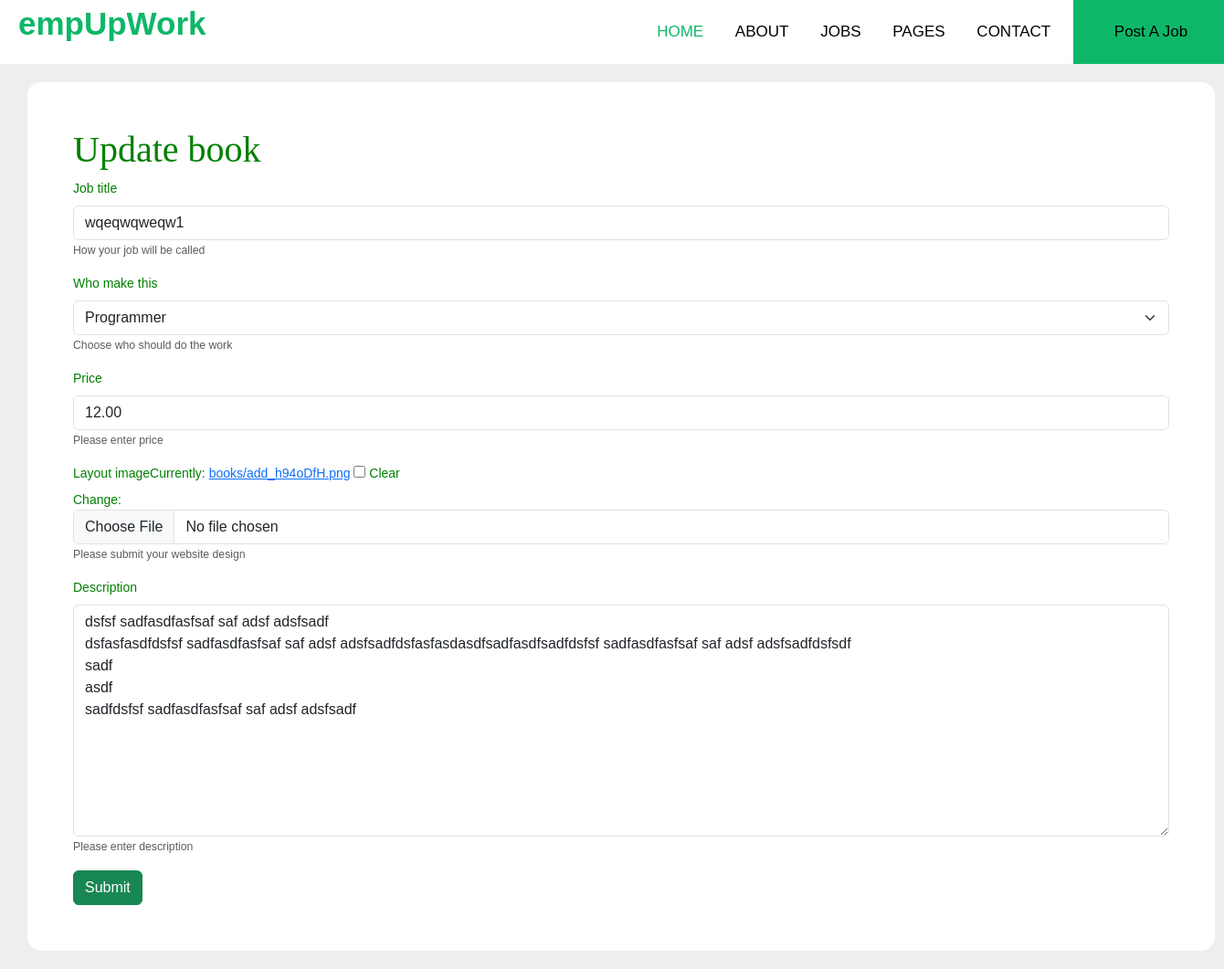
The app's page /books/update_book/7 (signed in) with its own data.
### books/models.py (models this page shows, shortened)
class Books(models.Model):
    title: str = models.CharField(max_length=100)
    description: str = models.TextField(max_length=500)
    author: User = models.ForeignKey(User, on_delete=models.SET_NULL,
                                     null=True, blank=True)
    genre: str = models.CharField(max_length=25)
    is_available: bool = models.BooleanField(default=True)
    price: float = models.DecimalField(max_digits=5, decimal_places=2)
    created: datetime = models.DateTimeField(auto_now_add=True)
    image = models.ImageField(
        default='books/book_default_img.png', upload_to="books")
    objects = models.Manager()  # default
    c_objects = BooksManager()  # custom manager

### books/views.py (the view)
# urls.py: path("update_book/<int:pk>", BookUpdateView.as_view(), name="update_book"),
class BookUpdateView(UserPassesTestMixin, LoginRequiredMixin, UpdateView):
    modal = Books
    form_class = BookForm
    template_name = 'update_book.html'
    success_url = '/books/'
    def get_queryset(self):
        return Books.objects.filter(id=self.kwargs['pk'])
    def test_func(self):
        book = self.get_object()
        if self.request.user == book.author:
            return True
        return False

### books/forms.py
class BookForm(forms.ModelForm):
    title = forms.CharField(max_length=255, label="Job title",
                            help_text="How your job will be called")
    genre = forms.CharField(max_length=255, label="Who make this", help_text="Choose who should do the work",
                            widget=forms.Select(choices=genre_choices))
    price = forms.DecimalField(max_digits=55, decimal_places=2, label="Price",
                               help_text="Please enter price")
    image = forms.ImageField(required=False, label="Layout image",
                             help_text="Please submit your website design")
    description = forms.CharField(max_length=300, label="Description", help_text="Please enter description",
                                  widget=forms.Textarea(attrs={'rows': 10, 'cols': 100}))
    class Meta:
        model = Books
        fields = ['title', 'genre', 'price', 'image', 'description']

### books/templates/update_book.html (shortened to what this page needs)
{% extends 'base.html' %}
{% load django_bootstrap5 %}
{% load static %}
{% block content %}
<div class="main">
  <h1>Update book</h1>
  {% include "form_snippets.html" with form=form %}
</div>
{% endblock %}

### templates/form_snippets.html (shortened to what this page needs)
{% load static %}
{% load django_bootstrap5 %}
<form class="panel-body" method="POST" enctype="multipart/form-data">
  {% bootstrap_form form %}
  <button class="btn btn-success" type="submit">
    {% if btn_text %}
      {{ btn_text }}
    {% else %}
      Submit
    {% endif %}
  </button>
</form>

### static/css/base.css (style rules this page uses)
* { padding: 0; margin: 0; box-sizing: border-box; transition: 0.2s ease-out; }
body { background-color: #eee; color: #111; }
h1, h2 { font-family: 'Fino', serif; }

### static/css/navbar.css (style rules this page uses)
* { margin: 0; padding: 0; box-sizing: border-box; transition: 0.3s; }

### books/templates/update_book.html (style rules this page uses)
.main { background-color: #ffffff; color: green; border-radius: 15px; font-family: sans-serif; font-size: 14px; width: 1300px; margin: 10px -40px; padding: 50px; }
input { border: 2px solid green; }
button { padding: 10px; }

### records on screen
Books: title "wqeqwqweqw1", genre "Programmer", price "12.00", description "dsfsf sadfasdfasfsaf saf adsf adsfsadf dsfasfasdfdsfsf sadfasdfasfsaf saf adsf adsfsadfdsfasfasdasdfsadfasdfsadfdsfsf sadfasdfasfsaf saf adsf adsfsadfdsfsdf sadf asdf sadfdsfsf sadfasdfasfsaf saf adsf adsfsadf"
